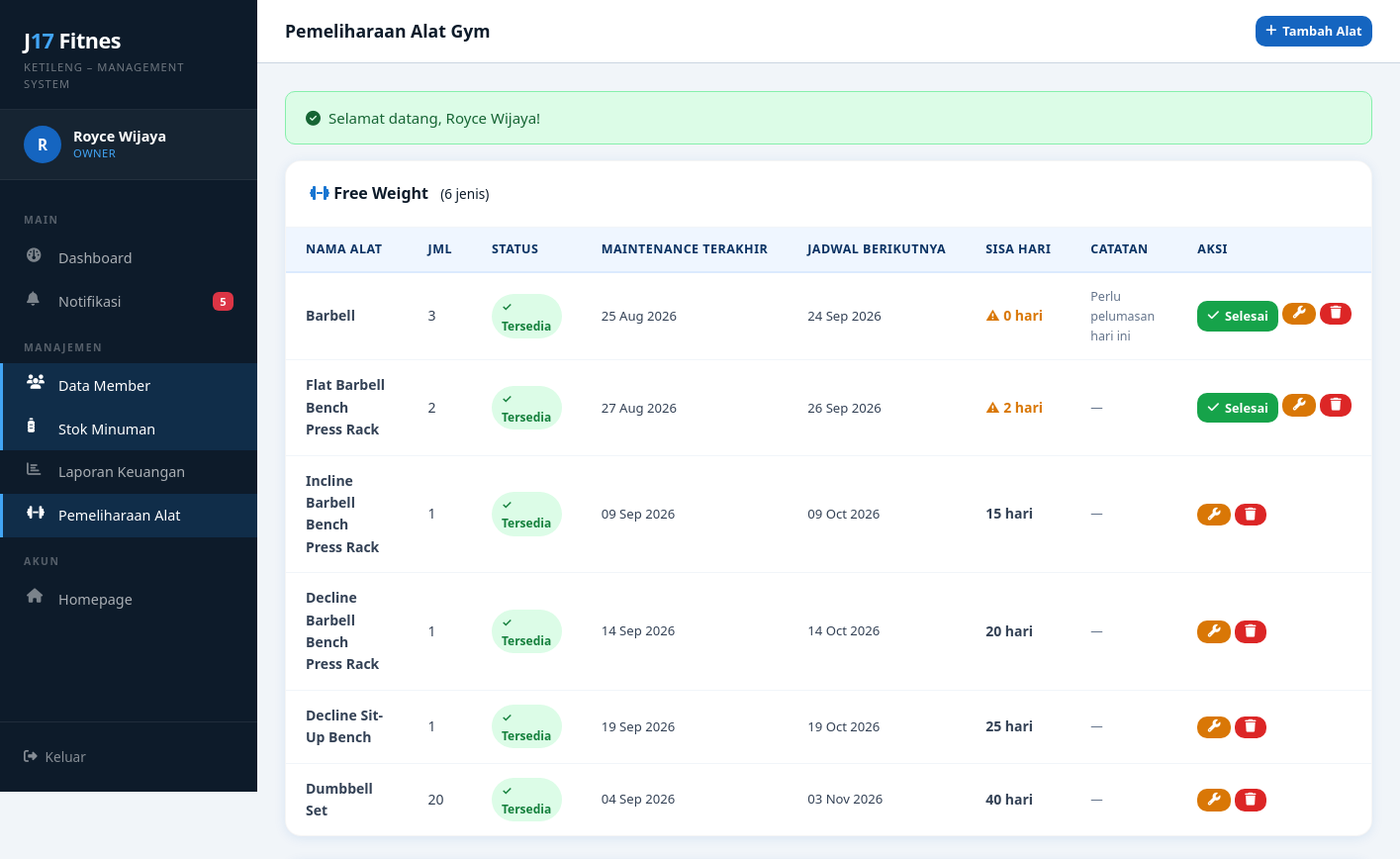
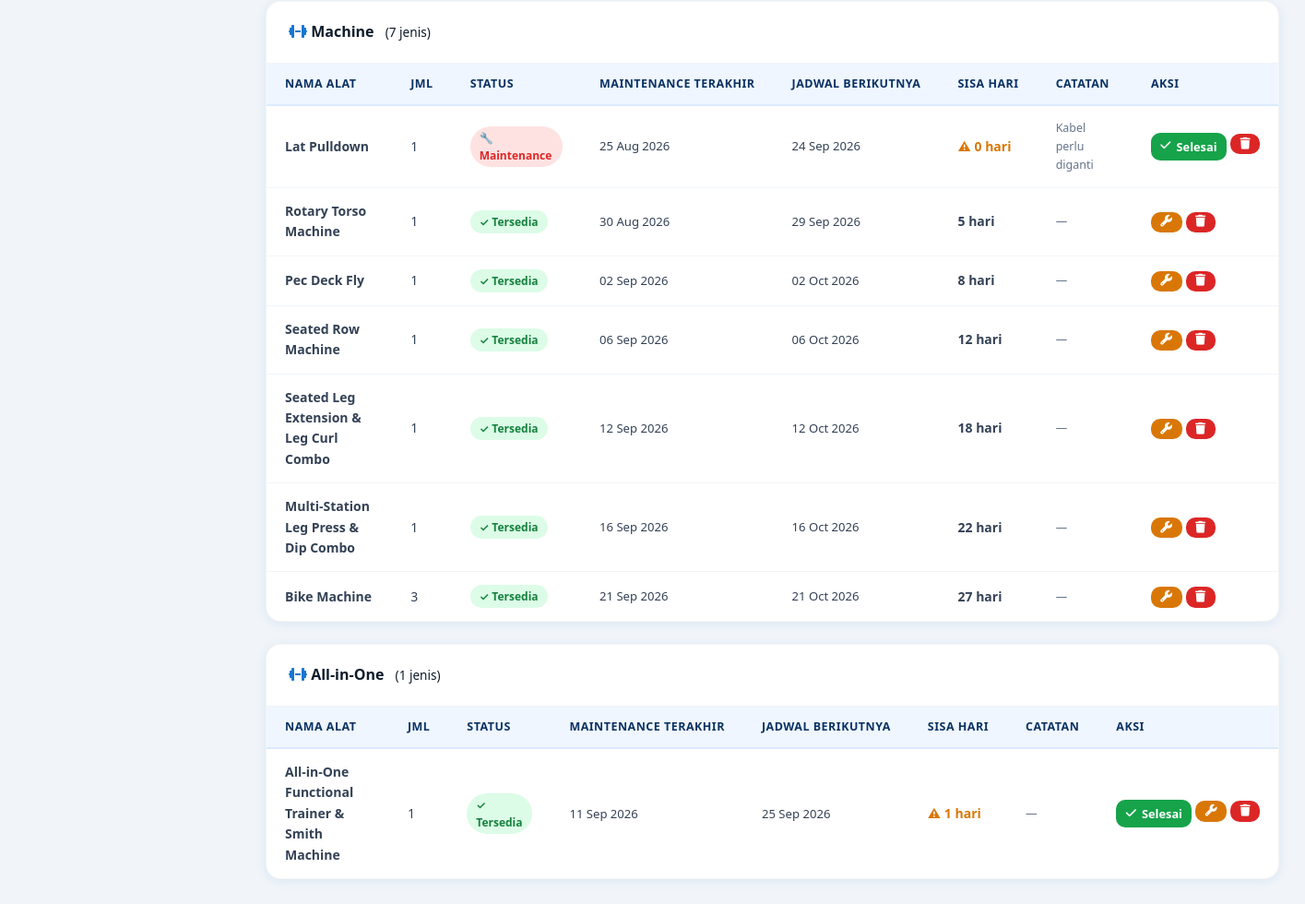
Page /owner/alat/index.php (signed in) on the committed database (2 pictures, top to bottom).
### tables this page shows
CREATE TABLE IF NOT EXISTS alat (
    id INT PRIMARY KEY AUTO_INCREMENT,
    nama VARCHAR(150) NOT NULL,
    kategori ENUM('Free Weight','Machine','All-in-One') NOT NULL,
    jumlah INT DEFAULT 1,
    status ENUM('tersedia','maintenance') DEFAULT 'tersedia',
    interval_hari INT DEFAULT 30 COMMENT 'interval maintenance dalam hari',
    tgl_maintenance_terakhir DATE DEFAULT NULL,
    tgl_maintenance_berikutnya DATE DEFAULT NULL,
    catatan TEXT DEFAULT NULL,
    created_at TIMESTAMP DEFAULT CURRENT_TIMESTAMP,
    updated_at TIMESTAMP DEFAULT CURRENT_TIMESTAMP ON UPDATE CURRENT_TIMESTAMP
);

### config/database.php (called while the page is built, shortened)
<?php
function getFlash() {
    if (isset($_SESSION['flash'])) {
        $flash = $_SESSION['flash'];
        return $flash;
    }
    return null;
}

### owner/alat/index.php (the view, shortened to what this page needs)
<?php
require_once __DIR__ . '/../../config/database.php';
$db = getDB();
$alat_list = $db->query("SELECT *, DATEDIFF(tgl_maintenance_berikutnya, CURDATE()) as sisa_hari FROM alat ORDER BY kategori, sisa_hari ASC")->fetchAll();
$grouped = [];
foreach($alat_list as $a) $grouped[$a['kategori']][] = $a;
?>
<!DOCTYPE html>
<html lang="id">
<head>
<link href="https://cdn.jsdelivr.net/npm/bootstrap@5.3.2/dist/css/bootstrap.min.css" rel="stylesheet">
<link href="https://cdnjs.cloudflare.com/ajax/libs/font-awesome/6.5.0/css/all.min.css" rel="stylesheet">
<link href="/j17-fitnes/assets/css/style.css" rel="stylesheet">
</head>
<body>
<div class="dashboard-wrapper">
  <?php include __DIR__ . '/../../includes/sidebar_owner.php'; ?>
  <div class="main-content">
    <div class="topbar">
      <div class="topbar-title">Pemeliharaan Alat Gym</div>
      <div class="topbar-actions">
        <button class="btn-j17 btn-j17-primary btn-j17-sm" data-bs-toggle="modal" data-bs-target="#modalTambah">
          <i class="fa-solid fa-plus"></i> Tambah Alat
        </button>
      </div>
    </div>
    <div class="page-content">
      <?php $flash = getFlash(); if($flash): ?>
      <div class="flash-<?= $flash['type']==='success'?'success':'error' ?>">
        <i class="fa-solid fa-<?= $flash['type']==='success'?'circle-check':'circle-exclamation' ?>"></i>
        <?= htmlspecialchars($flash['message']) ?>
      </div>
      <?php endif; ?>
      <?php foreach($grouped as $kat => $alats): ?>
      <div class="data-card mb-4">
        <div class="data-card-header">
          <span class="data-card-title">
            <i class="fa-solid fa-dumbbell" style="color:var(--blue-600)"></i>
            <?= htmlspecialchars($kat) ?>
            <span style="font-weight:400;color:var(--gray-400);font-size:.85rem;margin-left:.5rem">(<?= count($alats) ?> jenis)</span>
          </span>
        </div>
        <div style="overflow-x:auto">
          <table class="table-j17">
            <thead>
              <tr><th>Nama Alat</th><th>Jml</th><th>Status</th><th>Maintenance Terakhir</th><th>Jadwal Berikutnya</th><th>Sisa Hari</th><th>Catatan</th><th>Aksi</th></tr>
            </thead>
            <tbody>
              <?php foreach($alats as $a): ?>
              <?php $sisa = (int)$a['sisa_hari']; ?>
              <tr>
                <td><strong><?= htmlspecialchars($a['nama']) ?></strong></td>
                <td><?= $a['jumlah'] ?></td>
                <td>
                  <?php if($a['status']==='maintenance'): ?>
                    <span class="badge-j17 badge-maintenance">🔧 Maintenance</span>
                  <?php else: ?>
                    <span class="badge-j17 badge-tersedia">✓ Tersedia</span>
                  <?php endif; ?>
                </td>
                <td style="font-size:.82rem"><?= $a['tgl_maintenance_terakhir'] ? date('d M Y',strtotime($a['tgl_maintenance_terakhir'])) : '—' ?></td>
                <td style="font-size:.82rem"><?= $a['tgl_maintenance_berikutnya'] ? date('d M Y',strtotime($a['tgl_maintenance_berikutnya'])) : '—' ?></td>
                <td>
                  <?php if($sisa < 0): ?>
                    <span style="color:var(--danger);font-weight:700">Terlambat <?= abs($sisa) ?>h</span>
                  <?php elseif($sisa <= 3): ?>
                    <span style="color:var(--warning);font-weight:700">⚠ <?= $sisa ?> hari</span>
                  <?php else: ?>
                    <span style="font-weight:600"><?= $sisa ?> hari</span>
                  <?php endif; ?>
                </td>
                <td style="font-size:.78rem;color:var(--gray-500)">
                  <?= $a['catatan'] ? htmlspecialchars($a['catatan']) : '—' ?>
                </td>
                <td>
                  <div class="d-flex gap-1 flex-nowrap">
                    <?php if($a['status']==='maintenance' || $sisa <= 3): ?>
                    <form method="POST">
                      <button type="submit" class="btn-j17 btn-j17-success btn-j17-sm" title="Tandai selesai maintenance">
                        <i class="fa-solid fa-check"></i> Selesai
                      </button>
                    </form>
                    <?php endif; ?>
                    <?php if($a['status']==='tersedia'): ?>
                    <form method="POST">
                      <button type="submit" class="btn-j17 btn-j17-warning btn-j17-sm" title="Set ke mode maintenance">
                        <i class="fa-solid fa-wrench"></i>
                      </button>
                    </form>
                    <?php endif; ?>
                    <form method="POST" onsubmit="return confirm('Hapus alat ini?')">
                      <button type="submit" class="btn-j17 btn-j17-danger btn-j17-sm"><i class="fa-solid fa-trash"></i></button>
                    </form>
                  </div>
                </td>
              </tr>
              <?php endforeach; ?>
            </tbody>
          </table>
        </div>
      </div>
      <?php endforeach; ?>
    </div>
  </div>
</div>
</body>
</html>

### assets/css/style.css (style rules this page uses)
:root { --blue-900: #0D2137; --blue-800: #0A3263; --blue-700: #1565C0; --blue-600: #1976D2; --blue-500: #2196F3; --blue-400: #42A5F5; --blue-300: #90CAF9; --blue-100: #DBEAFE; --blue-50: #EFF6FF; --dark: #0D1B2A; --gray-800: #1E293B; --gray-700: #334155; --gray-500: #64748B; --gray-300: #CBD5E1; --gray-100: #F1F5F9; --white: #FFFFFF; --success: #16A34A; --warning: #D97706; --danger: #DC2626; --info: #0891B2; --radius: 10px; --radius-lg: 16px; --shadow: 0 2px 12px rgba(21,101,192,0.10); --shadow-lg: 0 8px 32px rgba(21,101,192,0.18); --sidebar-w: 260px; --header-h: 64px; }
*, *::before, *::after { box-sizing: border-box; margin: 0; padding: 0; }
html { scroll-behavior: smooth; }
body { font-family: 'Segoe UI', system-ui, -apple-system, sans-serif; font-size: 15px; line-height: 1.6; color: var(--gray-800); background: var(--gray-100); }
.dashboard-wrapper { display: flex; min-height: 100vh; }
.main-content { margin-left: var(--sidebar-w); flex: 1; min-height: 100vh; display: flex; flex-direction: column; }
.topbar { height: var(--header-h); background: var(--white); border-bottom: 1px solid var(--gray-300); display: flex; align-items: center; padding: 0 1.75rem; gap: 1rem; position: sticky; top: 0; z-index: 50; }
.topbar-title { font-size: 1.1rem; font-weight: 700; color: var(--dark); flex: 1; }
.topbar-actions { display: flex; align-items: center; gap: 0.75rem; }
.page-content { padding: 1.75rem; flex: 1; }
.data-card { background: var(--white); border-radius: var(--radius-lg); box-shadow: var(--shadow); overflow: hidden; border: 1px solid rgba(0,0,0,0.04); }
.data-card-header { padding: 1.25rem 1.5rem; display: flex; align-items: center; justify-content: space-between; border-bottom: 1px solid var(--gray-100); }
.data-card-title { font-size: 1rem; font-weight: 700; color: var(--dark); }
.table-j17 { width: 100%; border-collapse: collapse; font-size: 0.875rem; }
.table-j17 thead th { background: var(--blue-50); color: var(--blue-800); font-weight: 700; font-size: 0.78rem; text-transform: uppercase; letter-spacing: 0.5px; padding: 0.75rem 1.25rem; border-bottom: 2px solid var(--blue-100); white-space: nowrap; }
.table-j17 tbody td { padding: 0.875rem 1.25rem; border-bottom: 1px solid var(--gray-100); color: var(--gray-700); vertical-align: middle; }
.table-j17 tbody tr:last-child td { border-bottom: none; }
.badge-j17 { display: inline-flex; align-items: center; padding: 3px 10px; border-radius: 999px; font-size: 0.75rem; font-weight: 600; }
.badge-maintenance { background:#fee2e2; color:#dc2626; }
.badge-tersedia { background:#dcfce7; color:#15803d; }
.btn-j17 { display: inline-flex; align-items: center; gap: 6px; padding: 0.5rem 1rem; border-radius: var(--radius); font-size: 0.875rem; font-weight: 600; cursor: pointer; transition: all 0.15s; border: none; text-decoration: none; }
.btn-j17-primary { background: var(--blue-700); color: var(--white); }
.btn-j17-success { background: var(--success); color: var(--white); }
.btn-j17-warning { background: var(--warning); color: var(--white); }
.btn-j17-danger { background: var(--danger); color: var(--white); }
.btn-j17-sm { padding: 0.3rem 0.65rem; font-size: 0.8rem; }
.flash-success { background: #dcfce7; border: 1px solid #86efac; color: #166534; border-radius: var(--radius); padding: 0.875rem 1.25rem; margin-bottom: 1rem; display: flex; align-items: center; gap: 0.5rem; }

### rows in the picture
alat: nama "Barbell", jumlah "3", status "✓ Tersedia", tgl_maintenance_terakhir "25 Aug 2026", tgl_maintenance_berikutnya "24 Sep 2026", sisa "0", catatan "Perlu pelumasan hari ini"
alat: nama "Flat Barbell Bench Press Rack", jumlah "2", status "✓ Tersedia", tgl_maintenance_terakhir "27 Aug 2026", tgl_maintenance_berikutnya "26 Sep 2026", sisa "2"
alat: nama "Incline Barbell Bench Press Rack", jumlah "1", status "✓ Tersedia", tgl_maintenance_terakhir "09 Sep 2026", tgl_maintenance_berikutnya "09 Oct 2026", sisa "15"
alat: nama "Decline Barbell Bench Press Rack", jumlah "1", status "✓ Tersedia", tgl_maintenance_terakhir "14 Sep 2026", tgl_maintenance_berikutnya "14 Oct 2026", sisa "20"
alat: nama "Decline Sit-Up Bench", jumlah "1", status "✓ Tersedia", tgl_maintenance_terakhir "19 Sep 2026", tgl_maintenance_berikutnya "19 Oct 2026", sisa "25"
alat: nama "Dumbbell Set", jumlah "20", status "✓ Tersedia", tgl_maintenance_terakhir "04 Sep 2026", tgl_maintenance_berikutnya "03 Nov 2026", sisa "40"
alat: nama "Lat Pulldown", jumlah "1", status "🔧 Maintenance", tgl_maintenance_terakhir "25 Aug 2026", tgl_maintenance_berikutnya "24 Sep 2026", sisa "0", catatan "Kabel perlu diganti"
alat: nama "Rotary Torso Machine", jumlah "1", status "✓ Tersedia", tgl_maintenance_terakhir "30 Aug 2026", tgl_maintenance_berikutnya "29 Sep 2026", sisa "5"
alat: nama "Pec Deck Fly", jumlah "1", status "✓ Tersedia", tgl_maintenance_terakhir "02 Sep 2026", tgl_maintenance_berikutnya "02 Oct 2026", sisa "8"
alat: nama "Seated Row Machine", jumlah "1", status "✓ Tersedia", tgl_maintenance_terakhir "06 Sep 2026", tgl_maintenance_berikutnya "06 Oct 2026", sisa "12"
alat: nama "Seated Leg Extension & Leg Curl Combo", jumlah "1", status "✓ Tersedia", tgl_maintenance_terakhir "12 Sep 2026", tgl_maintenance_berikutnya "12 Oct 2026", sisa "18"
alat: nama "Multi-Station Leg Press & Dip Combo", jumlah "1", status "✓ Tersedia", tgl_maintenance_terakhir "16 Sep 2026", tgl_maintenance_berikutnya "16 Oct 2026", sisa "22"
alat: nama "Bike Machine", jumlah "3", status "✓ Tersedia", tgl_maintenance_terakhir "21 Sep 2026", tgl_maintenance_berikutnya "21 Oct 2026", sisa "27"
alat: nama "All-in-One Functional Trainer & Smith Machine", jumlah "1", status "✓ Tersedia", tgl_maintenance_terakhir "11 Sep 2026", tgl_maintenance_berikutnya "25 Sep 2026", sisa "1"

### other values in the picture
substr($_SESSION['nama_panggilan'] ?? 'U', 0, 1) "R"
$_SESSION['nama_lengkap'] "Royce Wijaya"
$_SESSION['role'] "OWNER"
$notifCount "5"
$flash['message'] "Selamat datang, Royce Wijaya!"
$kat "Free Weight"
count($alats) "6"
$kat "Machine"
count($alats) "7"
$kat "All-in-One"
count($alats) "1"
